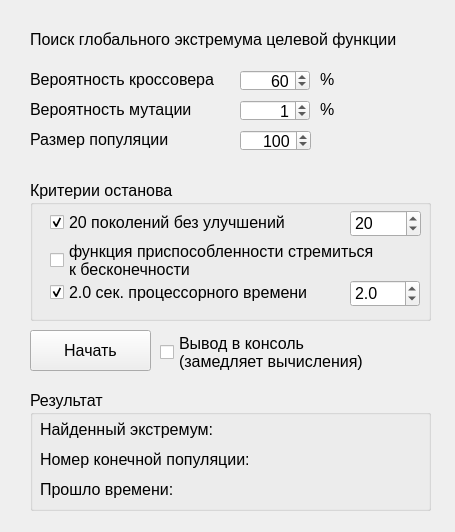
<?xml version="1.0" encoding="UTF-8"?>
<ui version="4.0">
 <class>MainWindow</class>
 <widget class="QMainWindow" name="MainWindow">
     <property name="geometry">
         <rect>
             <x>0</x>
             <y>0</y>
             <width>455</width>
             <height>532</height>
         </rect>
     </property>
     <property name="font">
         <font>
             <pointsize>12</pointsize>
         </font>
     </property>
     <property name="windowTitle">
         <string>MainWindow</string>
     </property>
     <widget class="QWidget" name="centralwidget">
         <widget class="QLabel" name="label">
             <property name="geometry">
                 <rect>
                     <x>30</x>
                     <y>30</y>
      <width>421</width>
      <height>18</height>
     </rect>
    </property>
    <property name="text">
     <string>Поиск глобального экстремума целевой функции</string>
    </property>
   </widget>
   <widget class="QLabel" name="label_2">
    <property name="geometry">
     <rect>
      <x>30</x>
      <y>70</y>
      <width>211</width>
      <height>18</height>
     </rect>
    </property>
    <property name="text">
     <string>Вероятность кроссовера</string>
    </property>
   </widget>
   <widget class="QLabel" name="label_3">
    <property name="geometry">
     <rect>
      <x>320</x>
      <y>70</y>
      <width>41</width>
      <height>18</height>
     </rect>
    </property>
    <property name="text">
     <string>%</string>
    </property>
   </widget>
   <widget class="QDoubleSpinBox" name="doubleSpinBox">
    <property name="geometry">
     <rect>
      <x>240</x>
      <y>70</y>
      <width>70</width>
      <height>21</height>
     </rect>
    </property>
    <property name="alignment">
     <set>Qt::AlignRight|Qt::AlignTrailing|Qt::AlignVCenter</set>
    </property>
    <property name="decimals">
     <number>0</number>
    </property>
    <property name="minimum">
     <double>50.000000000000000</double>
    </property>
    <property name="maximum">
     <double>100.000000000000000</double>
    </property>
    <property name="value">
     <double>60.000000000000000</double>
    </property>
   </widget>
   <widget class="QLabel" name="label_4">
    <property name="geometry">
     <rect>
      <x>320</x>
      <y>100</y>
      <width>41</width>
      <height>18</height>
     </rect>
    </property>
    <property name="text">
     <string>%</string>
    </property>
   </widget>
   <widget class="QDoubleSpinBox" name="doubleSpinBox_2">
    <property name="geometry">
     <rect>
      <x>240</x>
      <y>100</y>
      <width>70</width>
      <height>21</height>
     </rect>
    </property>
    <property name="alignment">
     <set>Qt::AlignRight|Qt::AlignTrailing|Qt::AlignVCenter</set>
    </property>
    <property name="decimals">
     <number>0</number>
    </property>
    <property name="minimum">
     <double>0.000000000000000</double>
    </property>
    <property name="maximum">
     <double>100.000000000000000</double>
    </property>
    <property name="value">
     <double>1.000000000000000</double>
    </property>
   </widget>
   <widget class="QLabel" name="label_5">
    <property name="geometry">
     <rect>
      <x>30</x>
      <y>100</y>
      <width>211</width>
      <height>18</height>
     </rect>
    </property>
    <property name="text">
     <string>Вероятность мутации</string>
    </property>
   </widget>
   <widget class="QGroupBox" name="groupBox">
    <property name="geometry">
     <rect>
      <x>30</x>
      <y>180</y>
      <width>401</width>
      <height>141</height>
     </rect>
    </property>
    <property name="title">
     <string>Критерии останова</string>
    </property>
    <widget class="QCheckBox" name="checkBox">
     <property name="geometry">
      <rect>
       <x>20</x>
       <y>30</y>
       <width>301</width>
       <height>24</height>
      </rect>
     </property>
     <property name="text">
      <string>20 поколений без улучшений</string>
     </property>
     <property name="checked">
      <bool>true</bool>
     </property>
    </widget>
    <widget class="QSpinBox" name="spinBox">
     <property name="geometry">
      <rect>
       <x>320</x>
       <y>30</y>
       <width>71</width>
       <height>27</height>
      </rect>
     </property>
     <property name="minimum">
      <number>10</number>
     </property>
     <property name="maximum">
      <number>10000</number>
     </property>
     <property name="singleStep">
      <number>10</number>
     </property>
     <property name="value">
      <number>20</number>
     </property>
    </widget>
    <widget class="QCheckBox" name="checkBox_2">
     <property name="geometry">
      <rect>
       <x>20</x>
       <y>60</y>
       <width>371</width>
       <height>41</height>
      </rect>
     </property>
     <property name="text">
      <string>функция приспособленности стремиться
к бесконечности</string>
     </property>
     <property name="checked">
      <bool>false</bool>
     </property>
    </widget>
    <widget class="QCheckBox" name="checkBox_3">
     <property name="geometry">
      <rect>
       <x>20</x>
       <y>100</y>
       <width>301</width>
       <height>24</height>
      </rect>
     </property>
     <property name="text">
      <string>2.0 сек. процессорного времени</string>
     </property>
     <property name="checked">
      <bool>true</bool>
     </property>
    </widget>
    <widget class="QDoubleSpinBox" name="doubleSpinBox_3">
     <property name="geometry">
      <rect>
       <x>320</x>
       <y>100</y>
       <width>70</width>
       <height>27</height>
      </rect>
     </property>
     <property name="decimals">
      <number>1</number>
     </property>
     <property name="maximum">
      <double>1000.000000000000000</double>
     </property>
     <property name="value">
      <double>2.000000000000000</double>
     </property>
    </widget>
   </widget>
   <widget class="QPushButton" name="pushButton">
    <property name="geometry">
     <rect>
      <x>30</x>
      <y>330</y>
      <width>121</width>
      <height>41</height>
     </rect>
    </property>
    <property name="text">
     <string>Начать</string>
    </property>
   </widget>
   <widget class="QGroupBox" name="groupBox_2">
    <property name="geometry">
     <rect>
      <x>30</x>
      <y>390</y>
      <width>401</width>
      <height>121</height>
     </rect>
    </property>
    <property name="title">
     <string>Результат</string>
    </property>
    <widget class="QLabel" name="label_6">
     <property name="geometry">
      <rect>
       <x>10</x>
       <y>30</y>
       <width>191</width>
       <height>18</height>
      </rect>
     </property>
     <property name="text">
      <string>Найденный экстремум:</string>
     </property>
    </widget>
    <widget class="QLabel" name="label_7">
     <property name="geometry">
      <rect>
       <x>270</x>
       <y>30</y>
       <width>101</width>
       <height>18</height>
      </rect>
     </property>
     <property name="text">
      <string/>
     </property>
    </widget>
    <widget class="QLabel" name="label_8">
     <property name="geometry">
      <rect>
       <x>10</x>
       <y>60</y>
       <width>231</width>
       <height>18</height>
      </rect>
     </property>
     <property name="text">
      <string>Номер конечной популяции:</string>
     </property>
    </widget>
    <widget class="QLabel" name="label_9">
     <property name="geometry">
      <rect>
       <x>270</x>
       <y>60</y>
       <width>101</width>
       <height>18</height>
      </rect>
     </property>
     <property name="text">
      <string/>
     </property>
    </widget>
    <widget class="QLabel" name="label_10">
     <property name="geometry">
      <rect>
       <x>10</x>
       <y>90</y>
       <width>151</width>
       <height>18</height>
      </rect>
     </property>
     <property name="text">
      <string>Прошло времени:</string>
     </property>
    </widget>
    <widget class="QLabel" name="label_11">
     <property name="geometry">
      <rect>
       <x>270</x>
       <y>90</y>
       <width>101</width>
       <height>18</height>
      </rect>
     </property>
     <property name="text">
      <string/>
     </property>
    </widget>
   </widget>
   <widget class="QCheckBox" name="checkBox_4">
    <property name="geometry">
        <rect>
            <x>160</x>
            <y>330</y>
            <width>206</width>
            <height>44</height>
        </rect>
    </property>
    <property name="text">
     <string>Вывод в консоль
(замедляет вычисления)</string>
    </property>
   </widget>
   <widget class="QLabel" name="label_12">
    <property name="geometry">
     <rect>
      <x>30</x>
      <y>130</y>
      <width>211</width>
      <height>18</height>
     </rect>
    </property>
    <property name="text">
     <string>Размер популяции</string>
    </property>
   </widget>
   <widget class="QSpinBox" name="spinBox_2">
    <property name="geometry">
     <rect>
      <x>240</x>
      <y>130</y>
      <width>71</width>
      <height>21</height>
     </rect>
    </property>
    <property name="alignment">
     <set>Qt::AlignRight|Qt::AlignTrailing|Qt::AlignVCenter</set>
    </property>
    <property name="minimum">
     <number>50</number>
    </property>
    <property name="maximum">
     <number>10000</number>
    </property>
    <property name="singleStep">
     <number>100</number>
    </property>
    <property name="value">
     <number>100</number>
    </property>
   </widget>
  </widget>
 </widget>
 <resources/>
 <connections>
  <connection>
   <sender>pushButton</sender>
   <signal>clicked()</signal>
   <receiver>MainWindow</receiver>
   <slot>button_click()</slot>
   <hints>
    <hint type="sourcelabel">
     <x>140</x>
     <y>318</y>
    </hint>
    <hint type="destinationlabel">
     <x>162</x>
     <y>335</y>
    </hint>
   </hints>
  </connection>
  <connection>
   <sender>spinBox</sender>
   <signal>valueChanged(int)</signal>
   <receiver>MainWindow</receiver>
   <slot>spinbox_changed(int)</slot>
   <hints>
    <hint type="sourcelabel">
     <x>356</x>
     <y>182</y>
    </hint>
    <hint type="destinationlabel">
     <x>434</x>
     <y>129</y>
    </hint>
   </hints>
  </connection>
  <connection>
   <sender>doubleSpinBox_3</sender>
   <signal>valueChanged(double)</signal>
   <receiver>MainWindow</receiver>
   <slot>time_spinbox_changed(double)</slot>
   <hints>
    <hint type="sourcelabel">
     <x>341</x>
     <y>245</y>
    </hint>
    <hint type="destinationlabel">
     <x>434</x>
     <y>102</y>
    </hint>
   </hints>
  </connection>
 </connections>
 <slots>
  <slot>button_click()</slot>
  <slot>spinbox_changed(int)</slot>
  <slot>time_spinbox_changed(double)</slot>
 </slots>
</ui>
